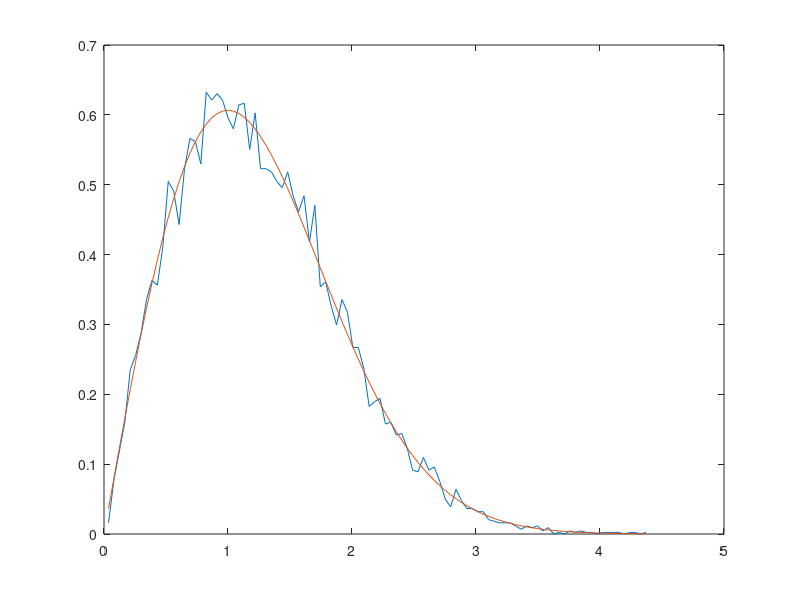
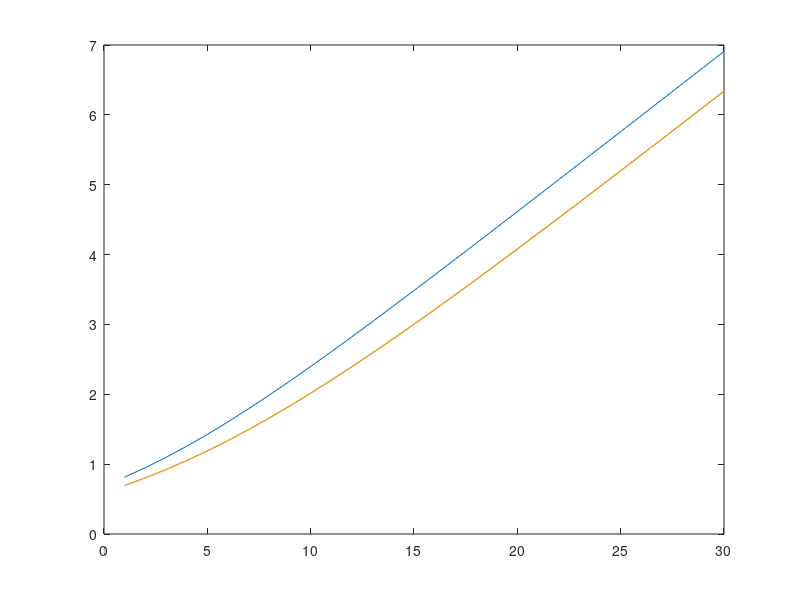

These figures' MATLAB source, in order: (Note: this script raises an error after producing the figures.)
clc
clear 
close all
%% Part 1
% t=-10:0.01:10;
u1=randn(1,10000);
u2=randn(1,10000);
% u1=normpdf(t,0,sqrt(0.5));
% u2=normpdf(t,0,sqrt(0.5));
ur=sqrt(u1.^2+u2.^2);
[h,c]=hist(ur,100);
hn=h/10000;
dx=diff(c);
dx1=dx(1);
h1=hn/dx1;
plot(c,h1)
sigma=1;
p=(c.*exp(-(c.^2)/(2*sigma)))/sigma;
hold on
plot(c,p)
%% Part 2 
u1=randn(1,10000)*sqrt(0.5);
u2=randn(1,10000)*sqrt(0.5);
temp=zeros(1,30);
for i=1:30
snr=10^(i/10);
Csh=quadgk(@(x) log(1+x*snr).*exp(-x),0,inf);
temp(i)=Csh;
cg(i)=log(1+snr);
end
snrdb=1:30;
figure
plot(snrdb,cg)
hold on
plot(snrdb,temp)
hold on 
h=(u1.^2+u2.^2);
sumtemp3=0;
for j=1:30
    for k=1:10000
    temp3=log(1+h(k)*10^(j/10));
    sumtemp3=sumtemp3+temp3;
    end
    avg(j)=0.0001*sumtemp3;
    sumtemp3=0;
end
plot(snrdb,avg)
%% Part 3 
mysnrdb=20;
mysnr=10^(mysnrdb/10);
Coff=quadgk(@(x) log(1+x*mysnr).*exp(-x),0,x);
hth=0:0.01:2;
for i=1:length(hth)
Pout(i)=quadgk(@(x) exp(-x),0,hth(i));
end
cth=log(1+mysnr*Pout);
figure
plot(Pout,cth)
%% Part 4 
for i=1:length(hth)
fmax(i)=exp(-hth(i)).*log(1+Pout(i)*mysnr);
end
plot(Pout,fmax)
%% Part 5 
seq=floor(rand (1,10000)*16);
M=16;
y=qammod(seq,M);
clear('j')
hr=u1+j*u2;
yt=y.*hr;
snrsample=1:40;
symbol=4;
for i=1:40
ychg=awgn(y,i,'measured');
ychr=awgn(yt,i,'measured');
yrr=ychr./hr;
yfr=qamdemod(yrr,M);
yfg=qamdemod(ychg,M);
Gaussian_error(i)=symerr(yfg,seq);
Ryleigh_error(i)=symerr(yfr,seq);
P_ryleigh_error(i)=Ryleigh_error(i)/(length(seq));
P_Gaussian_error(i)=Gaussian_error(i)/(length(seq));
end
semilogy(snrsample,P_Gaussian_error);
hold on 
semilogy(snrsample,P_ryleigh_error);
hold on 
%% Part 6
for j=1:40
    ebn0=(10.^(j/10))/4;
    for i=1:length(ur)
        q(i)=4*qfunc(sqrt((log2(M)/(M-1))*(ur(i).^2).*ebn0));
    end
    qavg(j)=sum(q)/10000;
end
semilogy(snrsample,qavg);
 

